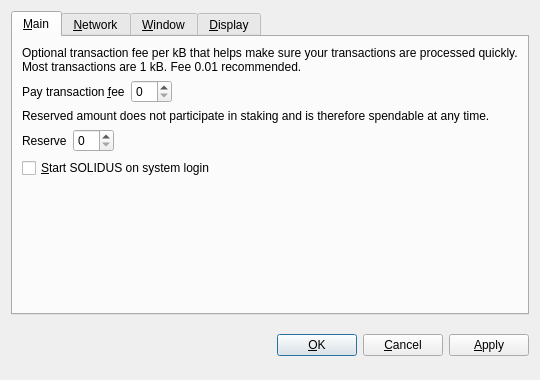
<?xml version="1.0" encoding="UTF-8"?>
<ui version="4.0">
 <class>OptionsDialog</class>
 <widget class="QDialog" name="OptionsDialog">
  <property name="geometry">
   <rect>
    <x>0</x>
    <y>0</y>
    <width>540</width>
    <height>380</height>
   </rect>
  </property>
  <property name="windowTitle">
   <string>Options</string>
  </property>
  <property name="modal">
   <bool>true</bool>
  </property>
  <layout class="QVBoxLayout" name="verticalLayout">
   <item>
    <widget class="QTabWidget" name="tabWidget">
     <property name="tabPosition">
      <enum>QTabWidget::North</enum>
     </property>
     <property name="currentIndex">
      <number>0</number>
     </property>
     <widget class="QWidget" name="tabMain">
      <attribute name="title">
       <string>&amp;Main</string>
      </attribute>
      <layout class="QVBoxLayout" name="verticalLayout_Main">
       <item>
        <widget class="QLabel" name="transactionFeeInfoLabel">
         <property name="text">
          <string>Optional transaction fee per kB that helps make sure your transactions are processed quickly. Most transactions are 1 kB. Fee 0.01 recommended.</string>
         </property>
         <property name="textFormat">
          <enum>Qt::PlainText</enum>
         </property>
         <property name="wordWrap">
          <bool>true</bool>
         </property>
        </widget>
       </item>
       <item>
        <layout class="QHBoxLayout" name="horizontalLayoutFee">
         <item>
          <widget class="QLabel" name="transactionFeeLabel">
           <property name="text">
            <string>Pay transaction &amp;fee</string>
           </property>
           <property name="textFormat">
            <enum>Qt::PlainText</enum>
           </property>
           <property name="buddy">
            <cstring>transactionFee</cstring>
           </property>
          </widget>
         </item>
         <item>
          <widget class="BitcoinAmountField" name="transactionFee"/>
         </item>
         <item>
          <spacer name="horizontalSpacerFee">
           <property name="orientation">
            <enum>Qt::Horizontal</enum>
           </property>
           <property name="sizeHint" stdset="0">
            <size>
             <width>40</width>
             <height>20</height>
            </size>
           </property>
          </spacer>
         </item>
        </layout>
       </item>
       <item>
        <widget class="QLabel" name="reserveBalanceInfoLabel">
         <property name="text">
          <string>Reserved amount does not participate in staking and is therefore spendable at any time.</string>
         </property>
         <property name="textFormat">
          <enum>Qt::PlainText</enum>
         </property>
         <property name="wordWrap">
          <bool>true</bool>
         </property>
        </widget>
       </item>
       <item>
        <layout class="QHBoxLayout" name="horizontalLayoutReserveBalance">
         <item>
          <widget class="QLabel" name="reserveBalanceLabel">
           <property name="text">
            <string>Reserve</string>
           </property>
           <property name="textFormat">
            <enum>Qt::PlainText</enum>
           </property>
           <property name="buddy">
            <cstring>reserveBalance</cstring>
           </property>
          </widget>
         </item>
         <item>
          <widget class="BitcoinAmountField" name="reserveBalance"/>
         </item>
         <item>
          <spacer name="horizontalSpacerReserveBalance">
           <property name="orientation">
            <enum>Qt::Horizontal</enum>
           </property>
           <property name="sizeHint" stdset="0">
            <size>
             <width>40</width>
             <height>20</height>
            </size>
           </property>
          </spacer>
         </item>
        </layout>
       </item>
       <item>
        <widget class="QCheckBox" name="bitcoinAtStartup">
         <property name="toolTip">
          <string>Automatically start SOLIDUS after logging in to the system.</string>
         </property>
         <property name="text">
          <string>&amp;Start SOLIDUS on system login</string>
         </property>
        </widget>
       </item>
       <item>
        <spacer name="verticalSpacer_Main">
         <property name="orientation">
          <enum>Qt::Vertical</enum>
         </property>
         <property name="sizeHint" stdset="0">
          <size>
           <width>20</width>
           <height>40</height>
          </size>
         </property>
        </spacer>
       </item>
      </layout>
     </widget>
     <widget class="QWidget" name="tabNetwork">
      <attribute name="title">
       <string>&amp;Network</string>
      </attribute>
      <layout class="QVBoxLayout" name="verticalLayout_Network">
       <item>
        <widget class="QCheckBox" name="mapPortUpnp">
         <property name="toolTip">
          <string>Automatically open the SOLIDUS client port on the router. This only works when your router supports UPnP and it is enabled.</string>
         </property>
         <property name="text">
          <string>Map port using &amp;UPnP</string>
         </property>
        </widget>
       </item>
       <item>
        <widget class="QCheckBox" name="connectSocks">
         <property name="toolTip">
          <string>Connect to the SOLIDUS network through a SOCKS5 proxy (e.g. when connecting through Tor).</string>
         </property>
         <property name="text">
          <string>&amp;Connect through SOCKS5 proxy:</string>
         </property>
        </widget>
       </item>
       <item>
        <layout class="QHBoxLayout" name="horizontalLayout_Network">
         <item>
          <widget class="QLabel" name="proxyIpLabel">
           <property name="text">
            <string>Proxy &amp;IP:</string>
           </property>
           <property name="textFormat">
            <enum>Qt::PlainText</enum>
           </property>
           <property name="buddy">
            <cstring>proxyIp</cstring>
           </property>
          </widget>
         </item>
         <item>
          <widget class="QValidatedLineEdit" name="proxyIp">
           <property name="maximumSize">
            <size>
             <width>140</width>
             <height>16777215</height>
            </size>
           </property>
           <property name="toolTip">
            <string>IP address of the proxy (e.g. 127.0.0.1)</string>
           </property>
          </widget>
         </item>
         <item>
          <widget class="QLabel" name="proxyPortLabel">
           <property name="text">
            <string>&amp;Port:</string>
           </property>
           <property name="textFormat">
            <enum>Qt::PlainText</enum>
           </property>
           <property name="buddy">
            <cstring>proxyPort</cstring>
           </property>
          </widget>
         </item>
         <item>
          <widget class="QLineEdit" name="proxyPort">
           <property name="maximumSize">
            <size>
             <width>55</width>
             <height>16777215</height>
            </size>
           </property>
           <property name="toolTip">
            <string>Port of the proxy (e.g. 9050)</string>
           </property>
          </widget>
         </item>
         <item>
          <spacer name="horizontalSpacer_Network">
           <property name="orientation">
            <enum>Qt::Horizontal</enum>
           </property>
           <property name="sizeHint" stdset="0">
            <size>
             <width>40</width>
             <height>20</height>
            </size>
           </property>
          </spacer>
         </item>
        </layout>
       </item>
       <item>
        <spacer name="verticalSpacer_Network">
         <property name="orientation">
          <enum>Qt::Vertical</enum>
         </property>
         <property name="sizeHint" stdset="0">
          <size>
           <width>20</width>
           <height>40</height>
          </size>
         </property>
        </spacer>
       </item>
      </layout>
     </widget>
     <widget class="QWidget" name="tabWindow">
      <attribute name="title">
       <string>&amp;Window</string>
      </attribute>
      <layout class="QVBoxLayout" name="verticalLayout_Window">
       <item>
        <widget class="QCheckBox" name="minimizeToTray">
         <property name="toolTip">
          <string>Show only a tray icon after minimizing the window.</string>
         </property>
         <property name="text">
          <string>&amp;Minimize to the tray instead of the taskbar</string>
         </property>
        </widget>
       </item>
       <item>
        <widget class="QCheckBox" name="minimizeOnClose">
         <property name="toolTip">
          <string>Minimize instead of exit the application when the window is closed. When this option is enabled, the application will be closed only after selecting Quit in the menu.</string>
         </property>
         <property name="text">
          <string>M&amp;inimize on close</string>
         </property>
        </widget>
       </item>
       <item>
        <spacer name="verticalSpacer_Window">
         <property name="orientation">
          <enum>Qt::Vertical</enum>
         </property>
         <property name="sizeHint" stdset="0">
          <size>
           <width>20</width>
           <height>40</height>
          </size>
         </property>
        </spacer>
       </item>
      </layout>
     </widget>
     <widget class="QWidget" name="tabDisplay">
      <attribute name="title">
       <string>&amp;Display</string>
      </attribute>
      <layout class="QVBoxLayout" name="verticalLayout_Display">
       <item>
        <layout class="QHBoxLayout" name="horizontalLayout_1_Display">
         <item>
          <widget class="QLabel" name="langLabel">
           <property name="text">
            <string>User Interface &amp;language:</string>
           </property>
           <property name="textFormat">
            <enum>Qt::PlainText</enum>
           </property>
           <property name="buddy">
            <cstring>lang</cstring>
           </property>
          </widget>
         </item>
         <item>
          <widget class="QValueComboBox" name="lang">
           <property name="toolTip">
            <string>The user interface language can be set here. This setting will take effect after restarting SOLIDUS.</string>
           </property>
          </widget>
         </item>
        </layout>
       </item>
       <item>
        <layout class="QHBoxLayout" name="horizontalLayout_2_Display">
         <item>
          <widget class="QLabel" name="unitLabel">
           <property name="text">
            <string>&amp;Unit to show amounts in:</string>
           </property>
           <property name="textFormat">
            <enum>Qt::PlainText</enum>
           </property>
           <property name="buddy">
            <cstring>unit</cstring>
           </property>
          </widget>
         </item>
         <item>
          <widget class="QValueComboBox" name="unit">
           <property name="toolTip">
            <string>Choose the default subdivision unit to show in the interface and when sending coins.</string>
           </property>
          </widget>
         </item>
        </layout>
       </item>
       <item>
        <widget class="QCheckBox" name="coinControlFeatures">
         <property name="toolTip">
          <string>Whether to show coin control features or not.</string>
         </property>
         <property name="text">
          <string>Display coin &amp;control features (experts only!)</string>
         </property>
        </widget>
       </item>
       <item>
        <widget class="QCheckBox" name="useBlackTheme">
         <property name="text">
          <string>Use black visual theme (requires restart)</string>
         </property>
        </widget>
       </item>
       <item>
        <spacer name="verticalSpacer_Display">
         <property name="orientation">
          <enum>Qt::Vertical</enum>
         </property>
         <property name="sizeHint" stdset="0">
          <size>
           <width>20</width>
           <height>40</height>
          </size>
         </property>
        </spacer>
       </item>
      </layout>
     </widget>
    </widget>
   </item>
   <item>
    <layout class="QHBoxLayout" name="horizontalLayout_Buttons">
     <item>
      <spacer name="horizontalSpacer_1">
       <property name="orientation">
        <enum>Qt::Horizontal</enum>
       </property>
       <property name="sizeHint" stdset="0">
        <size>
         <width>40</width>
         <height>48</height>
        </size>
       </property>
      </spacer>
     </item>
     <item>
      <widget class="QLabel" name="statusLabel">
       <property name="font">
        <font>
         <weight>75</weight>
         <bold>true</bold>
        </font>
       </property>
       <property name="text">
        <string/>
       </property>
       <property name="textFormat">
        <enum>Qt::PlainText</enum>
       </property>
       <property name="wordWrap">
        <bool>true</bool>
       </property>
      </widget>
     </item>
     <item>
      <spacer name="horizontalSpacer_2">
       <property name="orientation">
        <enum>Qt::Horizontal</enum>
       </property>
       <property name="sizeHint" stdset="0">
        <size>
         <width>40</width>
         <height>48</height>
        </size>
       </property>
      </spacer>
     </item>
     <item>
      <widget class="QPushButton" name="okButton">
       <property name="text">
        <string>&amp;OK</string>
       </property>
      </widget>
     </item>
     <item>
      <widget class="QPushButton" name="cancelButton">
       <property name="text">
        <string>&amp;Cancel</string>
       </property>
       <property name="autoDefault">
        <bool>false</bool>
       </property>
      </widget>
     </item>
     <item>
      <widget class="QPushButton" name="applyButton">
       <property name="text">
        <string>&amp;Apply</string>
       </property>
       <property name="autoDefault">
        <bool>false</bool>
       </property>
      </widget>
     </item>
    </layout>
   </item>
  </layout>
 </widget>
 <customwidgets>
  <customwidget>
   <class>BitcoinAmountField</class>
   <extends>QSpinBox</extends>
   <header>bitcoinamountfield.h</header>
  </customwidget>
  <customwidget>
   <class>QValueComboBox</class>
   <extends>QComboBox</extends>
   <header>qvaluecombobox.h</header>
  </customwidget>
  <customwidget>
   <class>QValidatedLineEdit</class>
   <extends>QLineEdit</extends>
   <header>qvalidatedlineedit.h</header>
  </customwidget>
 </customwidgets>
 <resources/>
 <connections/>
</ui>
